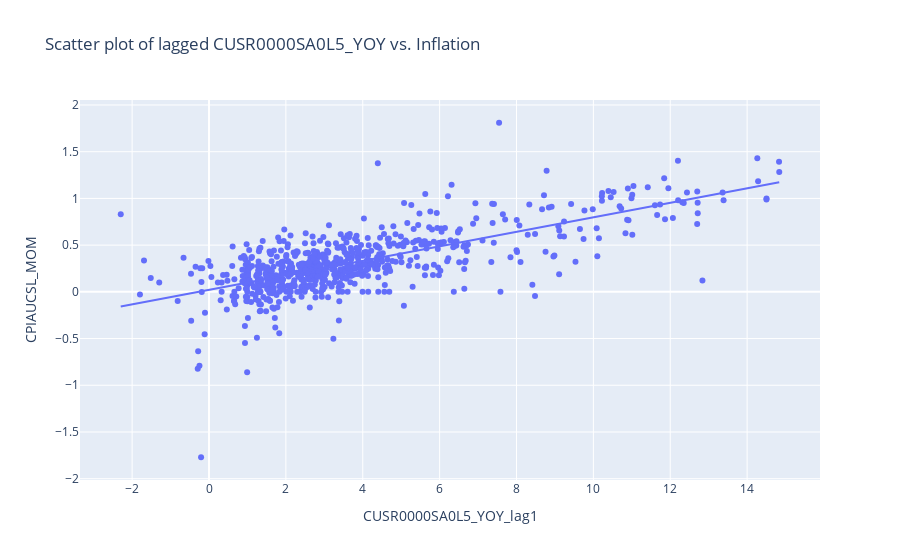
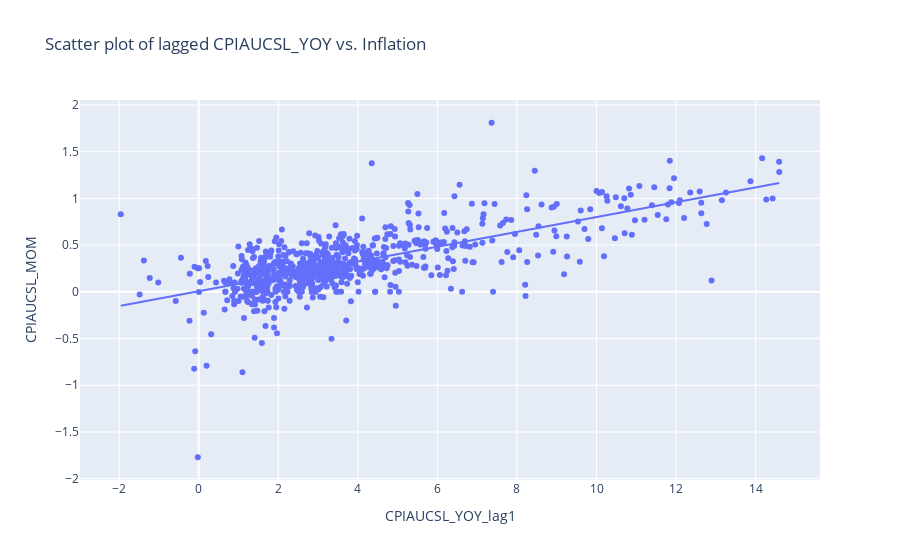
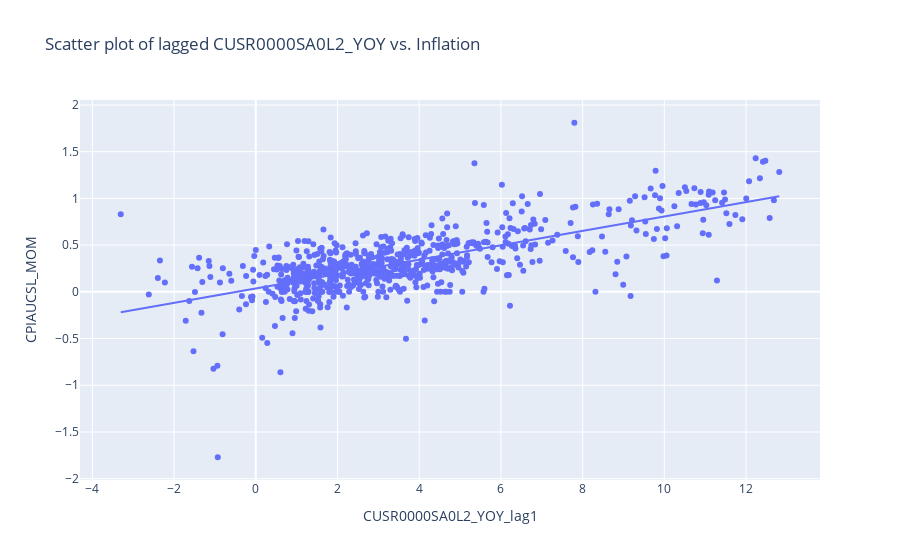

Here is the notebook cell these charts were saved with, in order:
### Code cell
for feature in top10_features[:3]:
    scatter_df = df.select([
        feature,
        'CPIAUCSL_MOM'
    ]).with_columns([
        pl.col(feature).shift(-1).alias(f"{feature}_lag1")
    ]).filter(
        pl.col(f"{feature}_lag1").is_not_null() & 
        pl.col("CPIAUCSL_MOM").is_not_null()
    )
    
    fig = px.scatter(
        scatter_df, 
        x=f"{feature}_lag1", 
        y="CPIAUCSL_MOM",
        title=f"Scatter plot of lagged {feature} vs. Inflation",
        trendline="ols"
    )
    
    fig.show()

### Figure 1 — Plotly figure (JSON) as saved in the notebook; plotly's stock layout.template omitted (floating-point values rounded to 4 significant figures; data arrays with more than 128 entries replaced by an {"elided": "..."} marker saying what was removed)
{"data": [{"hovertemplate": "CUSR0000SA0L5_YOY_lag1=%{x}<br>CPIAUCSL_MOM=%{y}<extra></extra>", "legendgroup": "", "marker": {"color": "#636efa", "symbol": "circle"}, "mode": "markers", "name": "", "orientation": "v", "showlegend": false, "type": "scatter", "x": {"elided": "781 float values"}, "xaxis": "x", "y": {"elided": "781 float values"}, "yaxis": "y"}, {"hovertemplate": "<b>OLS trendline</b><br>CPIAUCSL_MOM = 0.0777012 * CUSR0000SA0L5_YOY_lag1 + 0.0210525<br>R<sup>2</sup>=0.504194<br><br>CUSR0000SA0L5_YOY_lag1=%{x}<br>CPIAUCSL_MOM=%{y} <b>(trend)</b><extra></extra>", "legendgroup": "", "marker": {"color": "#636efa", "symbol": "circle"}, "mode": "lines", "name": "", "showlegend": false, "type": "scatter", "x": {"elided": "781 float values"}, "xaxis": "x", "y": {"elided": "781 float values"}, "yaxis": "y"}], "layout": {"legend": {"tracegroupgap": 0}, "title": {"text": "Scatter plot of lagged CUSR0000SA0L5_YOY vs. Inflation"}, "xaxis": {"anchor": "y", "domain": [0, 1], "title": {"text": "CUSR0000SA0L5_YOY_lag1"}}, "yaxis": {"anchor": "x", "domain": [0, 1], "title": {"text": "CPIAUCSL_MOM"}}}}

### Figure 2 — Plotly figure (JSON) as saved in the notebook; plotly's stock layout.template omitted (floating-point values rounded to 4 significant figures; data arrays with more than 128 entries replaced by an {"elided": "..."} marker saying what was removed)
{"data": [{"hovertemplate": "CPIAUCSL_YOY_lag1=%{x}<br>CPIAUCSL_MOM=%{y}<extra></extra>", "legendgroup": "", "marker": {"color": "#636efa", "symbol": "circle"}, "mode": "markers", "name": "", "orientation": "v", "showlegend": false, "type": "scatter", "x": {"elided": "781 float values"}, "xaxis": "x", "y": {"elided": "781 float values"}, "yaxis": "y"}, {"hovertemplate": "<b>OLS trendline</b><br>CPIAUCSL_MOM = 0.0793579 * CPIAUCSL_YOY_lag1 + 0.00758787<br>R<sup>2</sup>=0.500856<br><br>CPIAUCSL_YOY_lag1=%{x}<br>CPIAUCSL_MOM=%{y} <b>(trend)</b><extra></extra>", "legendgroup": "", "marker": {"color": "#636efa", "symbol": "circle"}, "mode": "lines", "name": "", "showlegend": false, "type": "scatter", "x": {"elided": "781 float values"}, "xaxis": "x", "y": {"elided": "781 float values"}, "yaxis": "y"}], "layout": {"legend": {"tracegroupgap": 0}, "title": {"text": "Scatter plot of lagged CPIAUCSL_YOY vs. Inflation"}, "xaxis": {"anchor": "y", "domain": [0, 1], "title": {"text": "CPIAUCSL_YOY_lag1"}}, "yaxis": {"anchor": "x", "domain": [0, 1], "title": {"text": "CPIAUCSL_MOM"}}}}

### Figure 3 — Plotly figure (JSON) as saved in the notebook; plotly's stock layout.template omitted (floating-point values rounded to 4 significant figures; data arrays with more than 128 entries replaced by an {"elided": "..."} marker saying what was removed)
{"data": [{"hovertemplate": "CUSR0000SA0L2_YOY_lag1=%{x}<br>CPIAUCSL_MOM=%{y}<extra></extra>", "legendgroup": "", "marker": {"color": "#636efa", "symbol": "circle"}, "mode": "markers", "name": "", "orientation": "v", "showlegend": false, "type": "scatter", "x": {"elided": "781 float values"}, "xaxis": "x", "y": {"elided": "781 float values"}, "yaxis": "y"}, {"hovertemplate": "<b>OLS trendline</b><br>CPIAUCSL_MOM = 0.0771113 * CUSR0000SA0L2_YOY_lag1 + 0.0354469<br>R<sup>2</sup>=0.496687<br><br>CUSR0000SA0L2_YOY_lag1=%{x}<br>CPIAUCSL_MOM=%{y} <b>(trend)</b><extra></extra>", "legendgroup": "", "marker": {"color": "#636efa", "symbol": "circle"}, "mode": "lines", "name": "", "showlegend": false, "type": "scatter", "x": {"elided": "781 float values"}, "xaxis": "x", "y": {"elided": "781 float values"}, "yaxis": "y"}], "layout": {"legend": {"tracegroupgap": 0}, "title": {"text": "Scatter plot of lagged CUSR0000SA0L2_YOY vs. Inflation"}, "xaxis": {"anchor": "y", "domain": [0, 1], "title": {"text": "CUSR0000SA0L2_YOY_lag1"}}, "yaxis": {"anchor": "x", "domain": [0, 1], "title": {"text": "CPIAUCSL_MOM"}}}}
